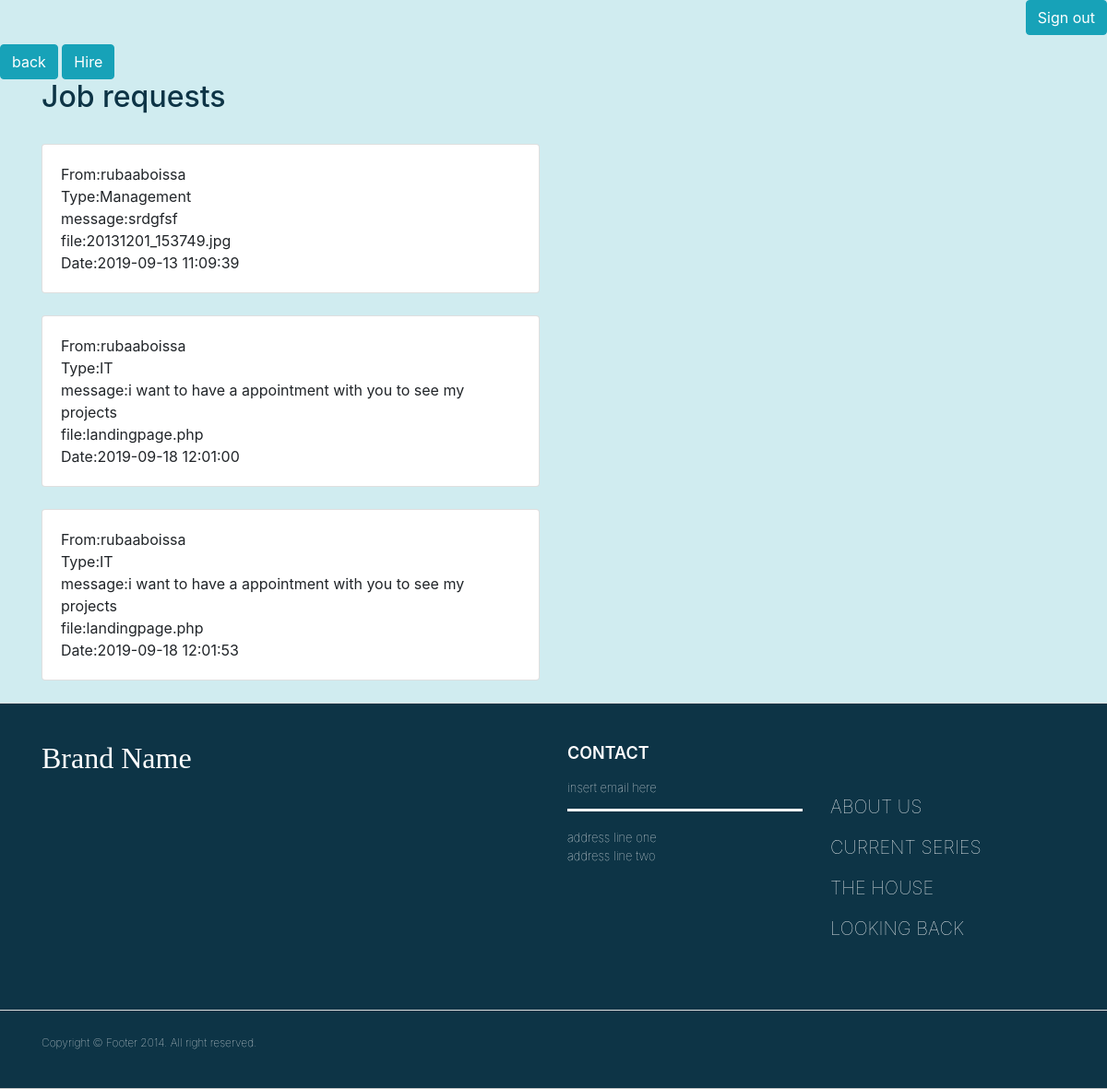
The app's page /jobRq.php, older data.
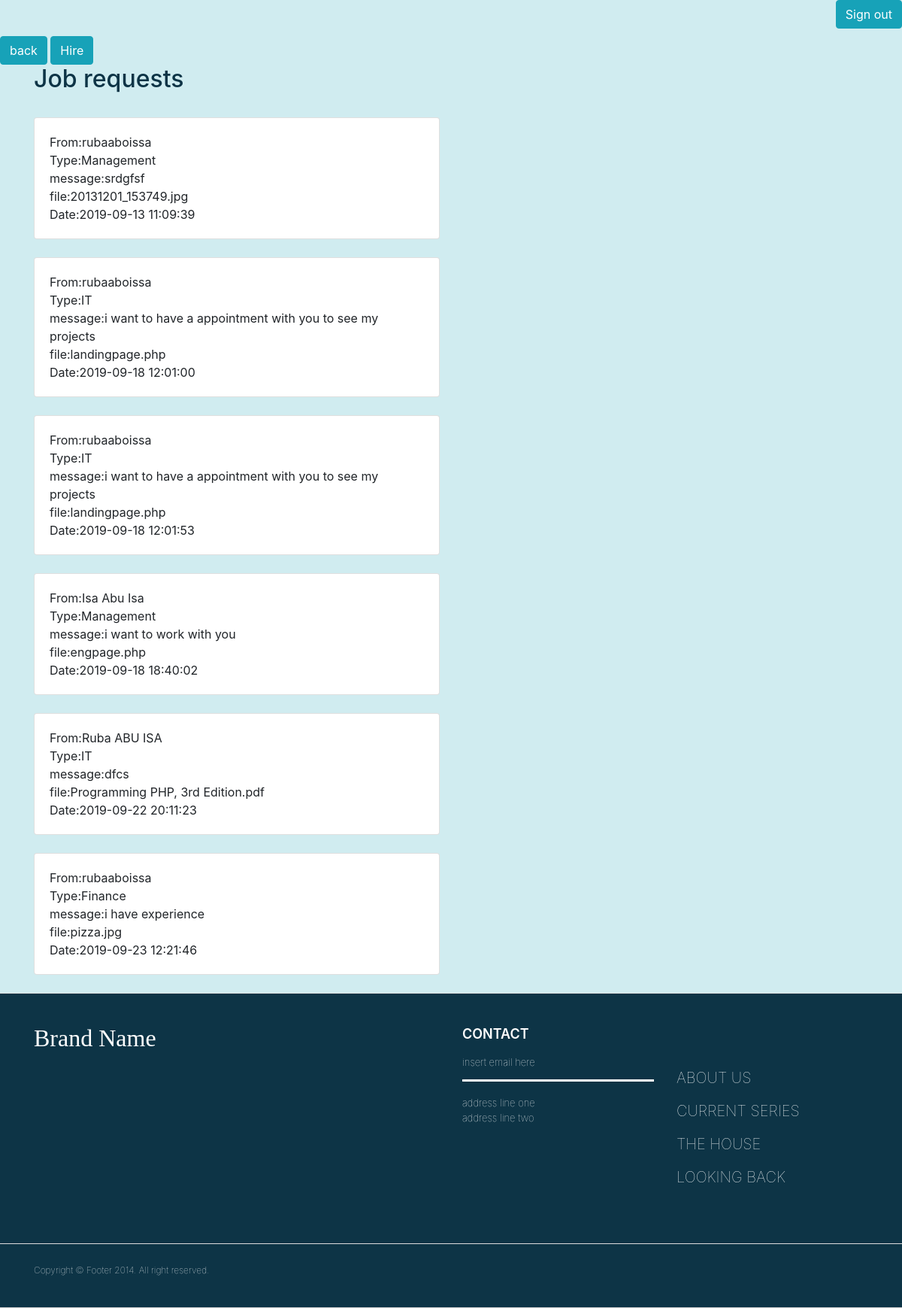
The same page, newer data.
### tables this page shows
CREATE TABLE `employment_app` (
  `employment_id` int(12) NOT NULL,
  `employment_message` text NOT NULL,
  `employment_file` varchar(200) NOT NULL,
  `fk_user_from` int(11) NOT NULL,
  `employment_date` timestamp NOT NULL DEFAULT current_timestamp() ON UPDATE current_timestamp(),
  `fk_type_id` int(11) NOT NULL
);

CREATE TABLE `users` (
  `user_id` int(12) NOT NULL,
  `fullname` varchar(200) NOT NULL,
  `date_of_birth` date NOT NULL,
  `email` varchar(200) NOT NULL,
  `password` varchar(200) NOT NULL,
  `telefon` varchar(200) NOT NULL,
  `address` varchar(200) NOT NULL,
  `gender` enum('f','m') NOT NULL,
  `status` enum('Married','single') NOT NULL,
  `children` varchar(200) NOT NULL,
  `nationality` varchar(200) NOT NULL,
  `education` varchar(200) NOT NULL,
  `date_of_start` timestamp NOT NULL DEFAULT current_timestamp() ON UPDATE current_timestamp(),
  `role` varchar(200) NOT NULL
);

CREATE TABLE `employment_type` (
  `type_id` int(11) NOT NULL,
  `type_name` varchar(100) NOT NULL
);

### jobRq.php (the view, shortened to what this page needs)
<?php
require 'db.php';
?>
<!DOCTYPE html>
<html lang="en">
<head>
<?php require 'header.php'; ?>
</head>
<body class="body">
<?php require 'nav.php'; ?>
<a href="managerpage.php"><button type='button' class='btn btn-info'>back</button></a>
<a href="hire.php"><button type='button' class='btn btn-info'>Hire</button></a>
<div class="container">
 <h2 style="color: #0d3446" >Job requests</h2><br>
<?php
$sql = "SELECT * FROM employment_app
        JOIN users ON fk_user_from=user_id
        JOIN employment_type ON fk_type_id=type_id";
        $result =mysqli_query($conn,$sql);
        if($result->num_rows> 0) {
            while($row = $result->fetch_assoc()) {?>
<div class="row">
    <div class="col-sm-6">
        <div class="card">
            <div class="card-body">
                <span class="card-title">From:</span><?php echo $row['fullname'];?><br>
                <span class="card-text">Type:</span><?php echo $row['type_name'];?><br>
                <span class="card-text">message:</span><?php echo $row['employment_message'];?><br>
                <span class="card-text">file:</span><?php echo $row['employment_file'];?><br>
                <span class="card-text">Date:</span><?php echo $row['employment_date'];?><br>
            </div>
        </div>
                <br>
    </div>
</div>
<?php
}
}
?>
</div>
<?php require 'footer.php'; ?>
</body>
</html>

### header.php (shortened to what this page needs)
<link rel="stylesheet" href="https://stackpath.bootstrapcdn.com/bootstrap/4.3.1/css/bootstrap.min.css">

### nav.php (shortened to what this page needs)
</div> <a class="btn btn-info float-right" href ="logout.php?logout">Sign out</a><br><br>

### footer.php (shortened to what this page needs)
<!DOCTYPE html>
<html lang="en">
<head>
</head>
<body>
<footer>
    <div class="footer" id="footer">
        <div class="container">
            <div class="row">
                <div class="col-lg-6 col-md-6 col-sm-6 col-xs-6">
                    <h4> Brand Name </h4>
                </div>
                <div class="col-lg-3 col-sm-2 col-xs-3">
                    <h3> Contact </h3>
                    <ul>
                        <li><a class="email"href="#"> insert email here </a></li>
                        <br/>
                        <li> <p> address line one </p> </li>
                        <li> <p> address line two </p> </li>
                    </ul>
                </div>
                <div class="col-lg-3 col-sm-2 col-xs-3">
                    <ul>
                        <li> <h5> <a href="#" style="margin-top: 5em"> ABOUT US</a> <h5></li>
                        <li> <h5><a href="#"> CURRENT SERIES </a> <h5></li>
                        <li> <h5><a href="#"> THE HOUSE </a> <h5></li>
                        <li> <h5><a href="#"> LOOKING BACK </a> <h5></li>
                    </ul>
                </div>
        </div>
    </div>
    <div class="footer-bottom">
        <div class="container">
            <p class="pull-left copyright"> Copyright © Footer 2014. All right reserved. </p>
        </div>
    </div>
</footer>
</body>
</html>

### jobRq.php (style rules this page uses)
.body { background-color: #d0ecf0 }

### footer.php (style rules this page uses)
.footer { background: #0d3446; height: auto; padding-bottom: 30px; position: relative; width: 100%; border-bottom: 1px solid #CCCCCC; border-top: 1px solid #DDDDDD; }
.footer p { margin: 0; }
.footer h3 { color: white; font-size: 18px; font-weight: 600; line-height: 27px; padding: 40px 0 0px; text-transform: uppercase; margin-bottom: 15px; }
.footer h4 { color: white; font-size: 2em; font-weight: 600; line-height: 38px; padding: 40px 0 10px; font-family: cursive; font-weight: lighter }
.footer ul { font-size: 13px; list-style-type: none; margin-left: 0; padding-left: 0; margin-top: 0px; color: #7F8C8D; padding: 0 0 8px 0; }
.email { border-bottom: 3px solid #fff; }
.footer ul li a { padding: 0 0 12px 0; display: block; }
.footer a { color: white; font-weight: lighter; }
.footer p { color: white; font-weight: lighter; font-size: }
.footer-bottom { margin-top: 2em; border-top: 1px solid #DDDDDD; padding-top: 20px; padding-bottom: 10px; }
.footer-bottom p.pull-left { padding-top: 6px; font-size: 0.75em }

Row changes from the older to the newer data that the page shows:
added employment_app: fk_user_from.fullname "Isa Abu Isa", fk_type.type_name "Management", employment_message "i want to work with you", employment_file "engpage.php", employment_date "2019-09-18 18:40:02"
added employment_app: fk_user_from.fullname "Ruba ABU ISA", fk_type.type_name "IT", employment_message "dfcs", employment_file "Programming PHP, 3rd Edition.pdf", employment_date "2019-09-22 20:11:23"
added employment_app: fk_user_from.fullname "rubaaboissa", fk_type.type_name "Finance", employment_message "i have experience", employment_file "pizza.jpg", employment_date "2019-09-23 12:21:46"
